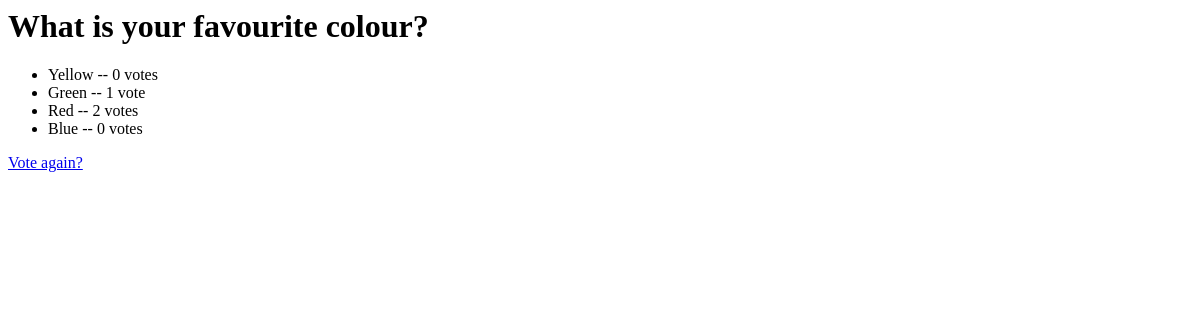
The page /polls/2/results/ on the database as committed earlier.
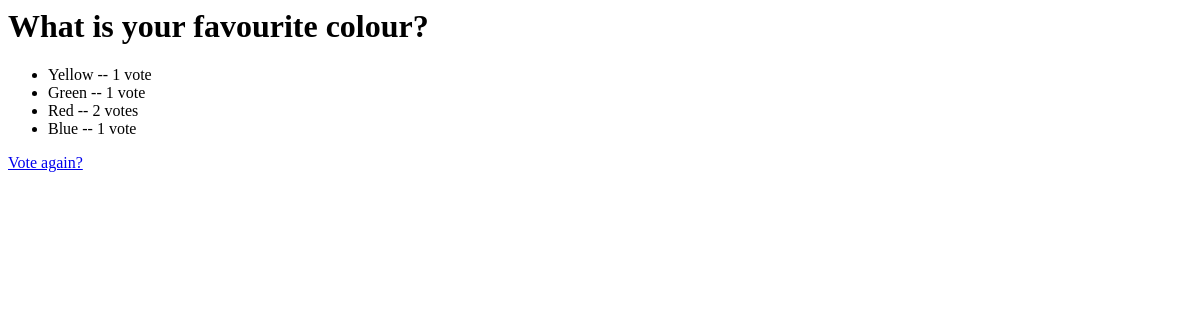
The same page on the database as committed later.
### polls/models.py (models this page shows, shortened)
class Poll(models.Model):
    question = models.CharField(max_length=200)
    pub_date = models.DateTimeField('date published')
    def was_published_recently(self):
      return self.pub_date >= datetime.datetime.now() - datetime.timedelta(days=1)
    was_published_recently.boolean = True
    was_published_recently.admin_order_field = 'pub_date'
    was_published_recently.short_description = 'Published recently?'

class Choice(models.Model):
    poll = models.ForeignKey(Poll)
    choice_text = models.CharField(max_length=200)
    votes = models.IntegerField(default=0)

### polls/views.py (the view)
# urls.py: url(r'^(?P<poll_id>[0-9]+)/results/$', views.results,  name = 'results'),
def results(request, poll_id):
    question = get_object_or_404(Poll, pk=poll_id)
    return render(request, 'polls/results.html', {'question': question})

### polls/templates/polls/results.html
<h1>{{ question.question }}</h1>
<ul>
{% for choice in question.choice_set.all %}
    <li>{{ choice.choice_text }} -- {{ choice.votes }} vote{{ choice.votes|pluralize }}</li>
{% endfor %}
</ul>
<a href="{% url 'polls:detail' question.id %}">Vote again?</a>

Rows that differ between the two databases and show on the page:
changed Choice "Yellow": votes "0" → "1"
changed Choice "Blue": votes "0" → "1"
